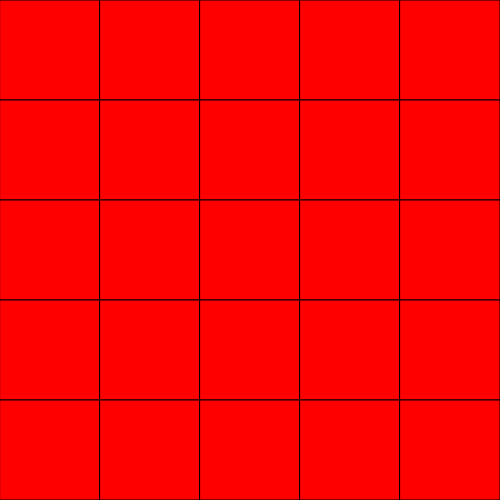
Frame 1 (no input)
Frame 60 (no input): identical to frame 1, image omitted
Frame 120 (the mouse pressed at the canvas centre since frame 60): identical to frame 1, image omitted

The p5.js sketch that drew this single still picture (run headless with seeded random() and noise() and a simulated clock; from frame 60 on, the mouse is pressed at the canvas centre):

// p5.js sketch
// ── sketch.js
var tileSize = 100;
var tiles = [];

function setup() {
    createCanvas(500, 500);
    fill(255, 0, 0);

    // Create tiles
    for (var y = 0; y < height; y += tileSize) {
        for (var x = 0; x < width; x += tileSize) {
            tiles.push(createVector(x, y));
        }
    }
}

function draw() {
    background(180);

    // Display tiles
    for (var i = 0; i < tiles.length; i++) {
        var t = tiles[i];

        rect(t.x, t.y, tileSize, tileSize);
    }
}

function mouseClicked() {
    for (var i = tiles.length - 1; i >= 0; i--) {
        var t = tiles[i];

        // If mouse pointer is inside tile then remove tile from array
        if (mouseX >= t.x && mouseX < t.x + tileSize &&
            mouseY >= t.y && mouseY < t.y + tileSize) {
            tiles.splice(i, 1);
        }
    }
}
